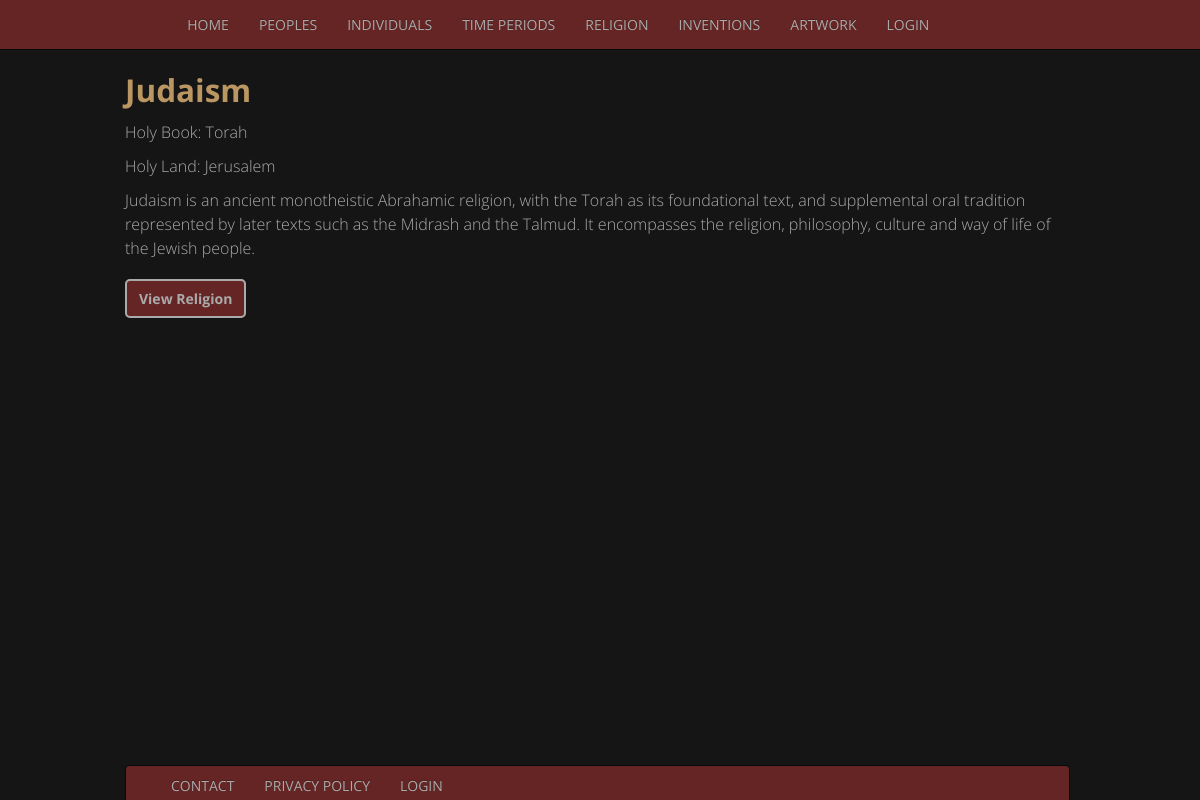
/religie_detail.php?id=1, run on the app's committed database.
### tables this page shows
CREATE TABLE `religie` (
  `id` int(11) NOT NULL,
  `religie_naam` varchar(255) NOT NULL,
  `boek` varchar(255) NOT NULL,
  `land` varchar(255) NOT NULL,
  `religie_detail` varchar(5000) NOT NULL
);

### religie_detail.php (the view, shortened to what this page needs)
<?php include 'includes/header.php' ?>
<?php include 'includes/nav.php' ?>
    <div class="container">
      <div class="row">
    <?php
    $servername = "localhost";
    $username = "root";
    $password = "bitnami";
    $dbname = "herexamen";
    $conn = new mysqli($servername, $username, $password, $dbname);
    $sql = "SELECT id, religie_naam, boek, land, religie_detail FROM religie WHERE id = " . (int) $_GET['id'];
    $result = $conn->query($sql);
    if ($result->num_rows > 0) {
    while($row = $result->fetch_assoc()) {
        echo "<div class='bottommargin'>". "<h2>". $row["religie_naam"]."</h2>". "<p>Holy Book: " . $row["boek"]. "</p>" . "<p>Holy Land: " . $row["land"]. "</p>". "<p>" . $row["religie_detail"] . "</p>"."</div>";
    }
    } else {
       echo "0 results";
    }
    ?>
<a class="button" href="religie.php">View Religion</a>
</div>
  </div>
<?php include 'includes/footer.php' ?>

### css/main.css (style rules this page uses)
* { color: #aaa; font-family: 'Open Sans', sans-serif; }
body { padding-top: 5%; background-color: #151515; }
h1, h2, h3, h4, h5, h6, h7 { color: #ba9662; }
p { font-size:16px;font-weight:200;line-height:24px; }
.bottommargin { padding-bottom: 2%; }
.button { background-color: #662525; color: #aaa; padding-left: 12px; padding-right: 12px; padding-top: 8px; padding-bottom: 8px; border: 2px solid #aaa; border-radius: 5px; font-weight: bolder; }

### data on the page
religie: religie_naam "Judaism", boek "Torah", land "Jerusalem", religie_detail "Judaism is an ancient monotheistic Abrahamic religion, with the Torah as its foundational text, and supplemental oral tradition represented by later texts such as the Midrash and the Talmud. It encompasses the religion, philosophy, culture and way of life of the Jewish people."

### other printed values
$display "HOME"
$display "PEOPLES"
$display "INDIVIDUALS"
$display "TIME PERIODS"
$display "RELIGION"
$display "INVENTIONS"
$display "ARTWORK"
$display "LOGIN"
$display "CONTACT"
$display "PRIVACY POLICY"
